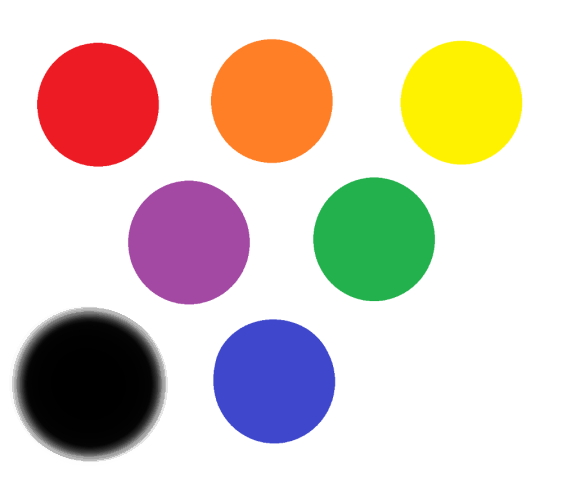
#> input picture segmentacao/circles2.png, 576 x 494 px
$ python segmentacao.py
#> lines starting #> are read from the running program, lines starting #| are printed output that depends on the picture; after the words box and inside, x2 and y2 are one past the last pixel; in counts of white or black regions, pixels touching at a corner belong together
import cv2
import numpy as np

#Detectar a cor preta
bgr = [204, 72, 63]
thresh = 40

lab = cv2.cvtColor( np.uint8([[bgr]] ), cv2.COLOR_BGR2LAB)[0][0]
minLAB = np.array([lab[0] - thresh, lab[1] - thresh, lab[2] - thresh])
maxLAB = np.array([lab[0] + thresh, lab[1] + thresh, lab[2] + thresh])


img = cv2.imread('circles2.png', 1)
#> img is the input picture: shape (494, 576, 3); mean B, G, R 198.6, 206.8, 218.7

#img = cv2.imread('estrada.jpeg', 1)


maskLAB = cv2.inRange(img, minLAB, maxLAB)
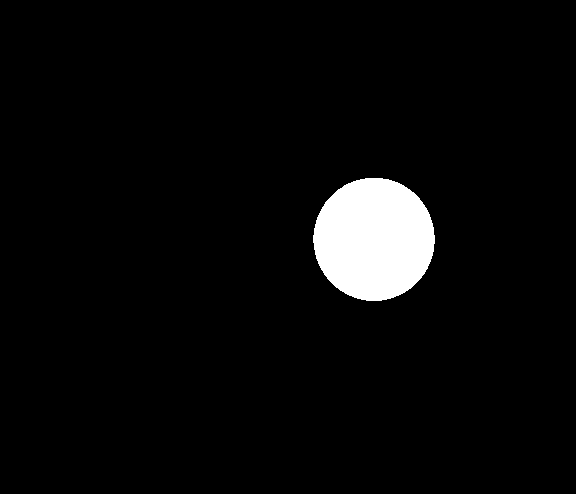
#> maskLAB: shape (494, 576); 4.1% white; 1 white region, box (x1, y1, x2, y2) and area: (313, 178, 435, 301) 11732

cv2.imshow('mask',maskLAB)
cv2.imshow('image', img)


cv2.waitKey(0)


cv2.destroyAllWindows()
